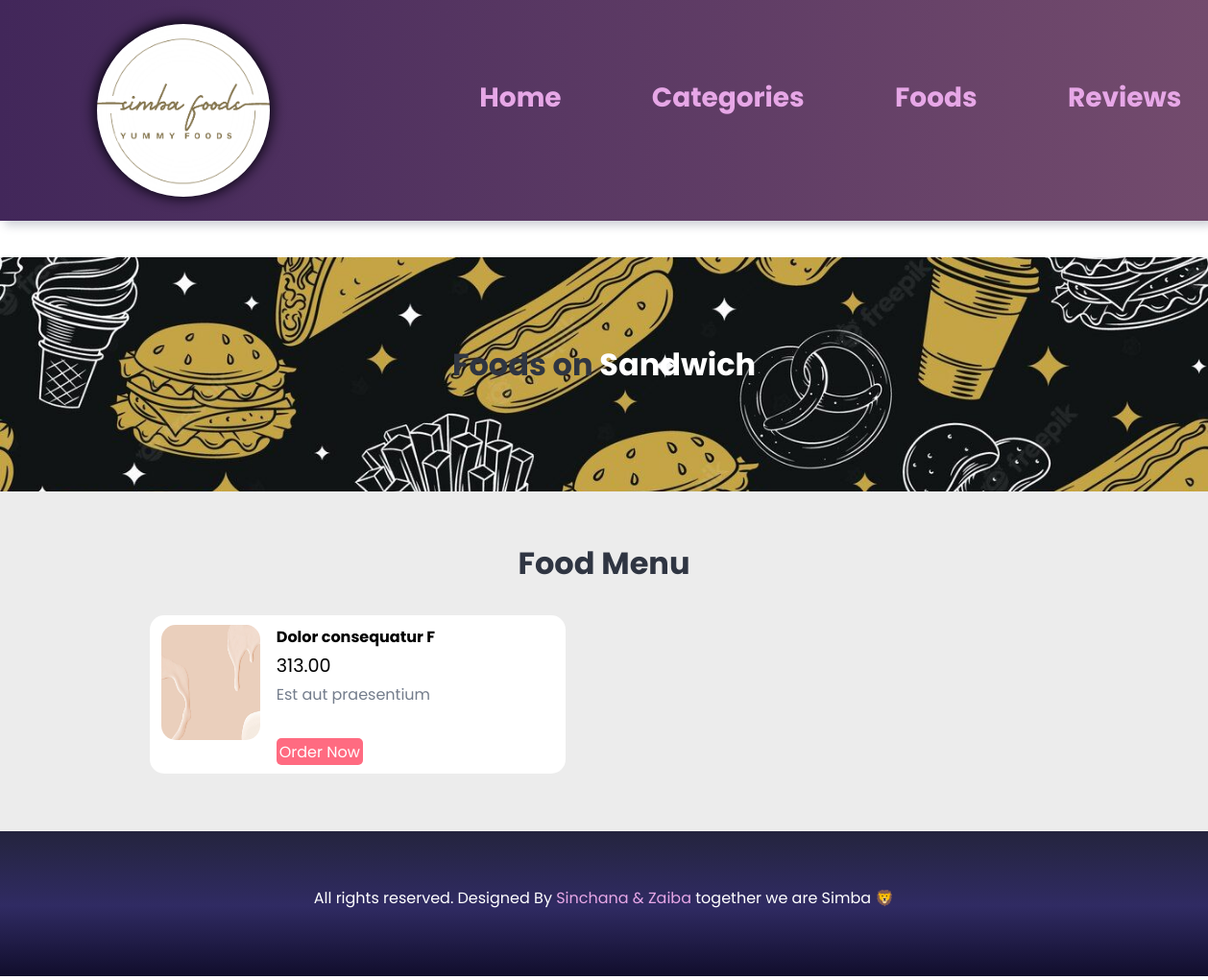
The app's page /category-foods.php?category_id=38&category_name=Sandwich, older data.
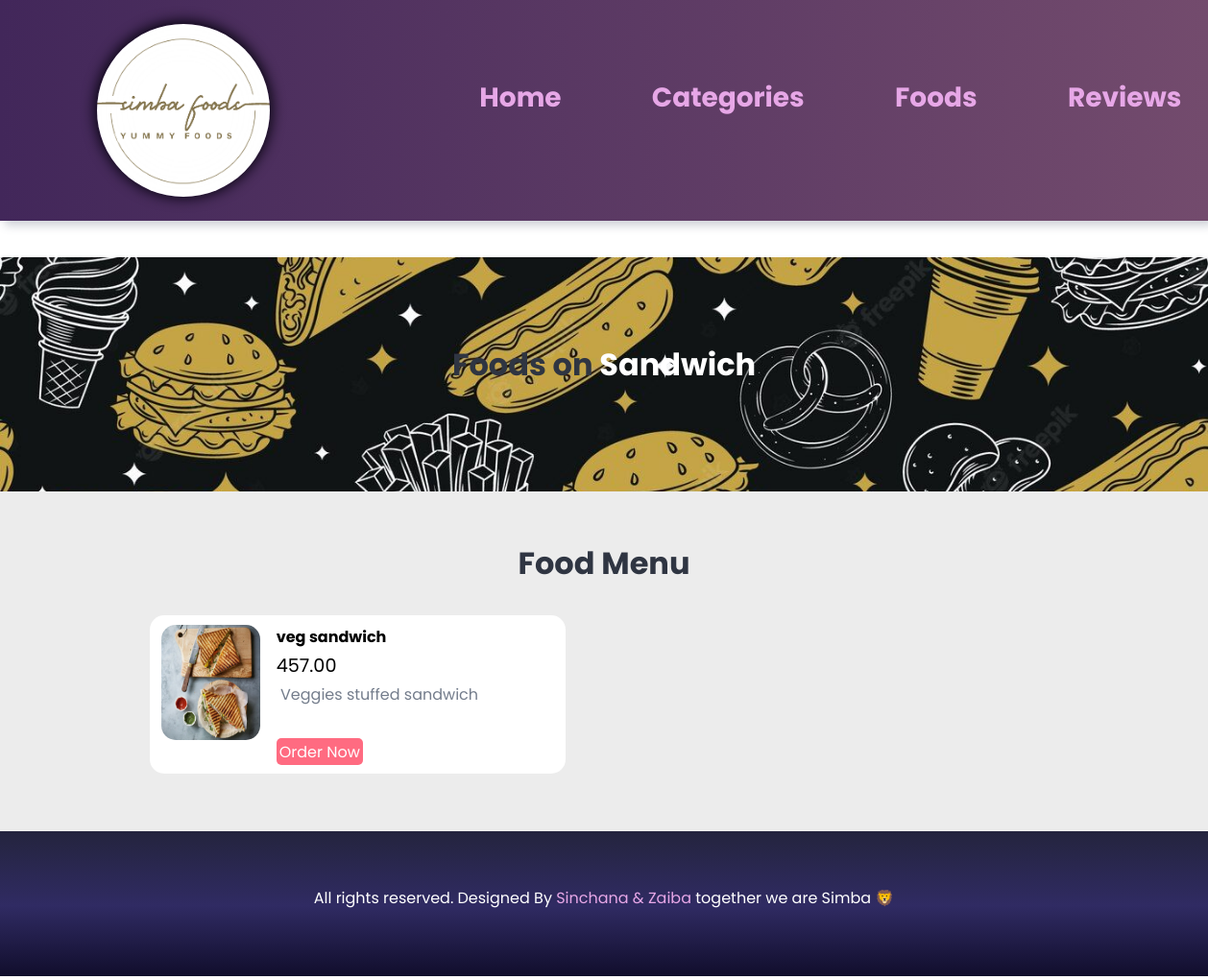
The same page, newer data.
### tables this page shows
CREATE TABLE `tbl_food` (
  `id` int(10) UNSIGNED NOT NULL,
  `title` varchar(150) NOT NULL,
  `description` text NOT NULL,
  `price` decimal(10,2) NOT NULL,
  `image_name` varchar(255) NOT NULL,
  `category_id` int(11) NOT NULL,
  `featured` varchar(10) NOT NULL,
  `active` varchar(10) NOT NULL
);

### category-foods.php (the view, shortened to what this page needs)
<?php include('partials-front/menu.php') ?>
    <section class="food-search text-center">
        <div class="container">
            <?php
                if(isset($_GET['category_id']) AND (isset($_GET['category_name']))){
                    $category_id = $_GET['category_id'];
                    $category_name = $_GET['category_name'];
                }
                else{
                    header('location:'.SITEURL);
                }
            ?>
            <h2>Foods on <a href="#" class="text-white"><?php echo $category_name ;?></a></h2>
        </div>
    </section>
    <section class="food-menu">
        <div class="container">
            <h2 class="text-center">Food Menu</h2>
            <?php
                $sql = "SELECT * FROM tbl_food WHERE category_id='$category_id'";
                $res = mysqli_query($conn,$sql);
                if($res==true){
                    $count = mysqli_num_rows($res);
                    if($count > 0){
                        while($rows=mysqli_fetch_assoc($res)){
                            $id = $rows['id'];
                            $title = $rows['title'];
                            $description = $rows['description'];
                            $price = $rows['price'];
                            $image_name = $rows['image_name'];
                            ?>
                                <div class="food-menu-box">
                                    <div class="food-menu-img">
                                        <?php
                                            if($image_name != ""){
                                                ?>
                                                    <img src="<?php echo SITEURL ;?>images/food/<?php echo $image_name ;?>" alt="Chicke Hawain Pizza" class="img-responsive img-curve" width="50px" height="120px">
                                                <?php
                                            }
                                            else{
                                                echo "<div class='failure text-center text-position'>Image Not Available.</div>";
                                            }
                                        ?>
                                    </div>
                                    <div class="food-menu-desc">
                                        <h4><?php echo $title ;?></h4>
                                        <p class="food-price"><?php echo $price ;?></p>
                                        <p class="food-detail">
                                            <?php echo $description ;?>
                                        </p>
                                        <br>
                                        <a href="<?php echo SITEURL ;?>order.php?food_id=<?php echo $id ;?>" class="btn btn-primary">Order Now</a>
                                    </div>
                                </div>
                            <?php
                        }
                    }
                    else{
                        echo "<div class='failure text-center text-middle'>No Foods Available On Selected Category.</div>";
                    }
                }
            ?>
        </div>
    </section>
    <?php include('partials-front/footer.php') ?>

Row changes from the older to the newer data that the page shows:
no longer on this page (row edited): tbl_food: image_name (picture), title "Dolor consequatur F", price "313.00", description "Est aut praesentium"
now on this page (row edited): tbl_food: image_name (picture), title "veg sandwich", price "457.00", description "Veggies stuffed sandwich"
